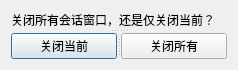
<?xml version="1.0" encoding="UTF-8"?>
<ui version="4.0">
 <class>setstate</class>
 <widget class="QDialog" name="setstate">
  <property name="geometry">
   <rect>
    <x>0</x>
    <y>0</y>
    <width>238</width>
    <height>58</height>
   </rect>
  </property>
  <property name="windowTitle">
   <string>Dialog</string>
  </property>
  <layout class="QGridLayout" name="gridLayout">
   <item row="0" column="0">
    <widget class="QSplitter" name="splitter_2">
     <property name="orientation">
      <enum>Qt::Vertical</enum>
     </property>
     <widget class="QLabel" name="label">
      <property name="text">
       <string>关闭所有会话窗口，还是仅关闭当前？</string>
      </property>
     </widget>
     <widget class="QSplitter" name="splitter">
      <property name="orientation">
       <enum>Qt::Horizontal</enum>
      </property>
      <widget class="QPushButton" name="bt_closecurrent">
       <property name="text">
        <string>关闭当前</string>
       </property>
      </widget>
      <widget class="QPushButton" name="bt_closeall">
       <property name="text">
        <string>关闭所有</string>
       </property>
      </widget>
     </widget>
    </widget>
   </item>
  </layout>
 </widget>
 <resources/>
 <connections/>
</ui>
